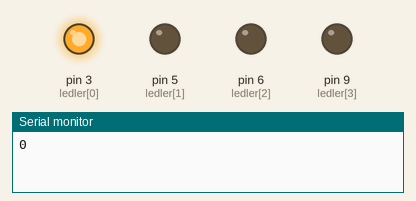
A sketch run on a simulated Arduino Uno, built with avr-gcc and run on an emulated ATmega328P. On the bench: output pins drawn as LEDs (lit = HIGH), the last lines printed to the serial monitor.

Above: at 0.15 s.
At 0.75 s:
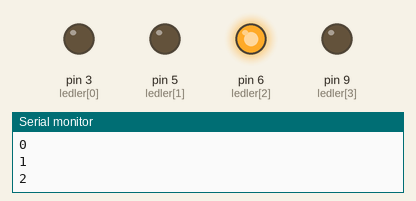
At 1.65 s:
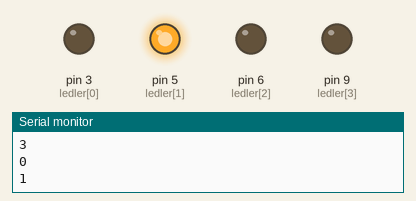
At 2.25 s:
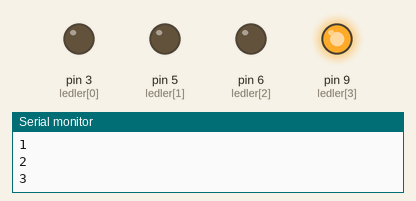
Timing chart, 0 to 3.0 s (numbered marks = the images above):
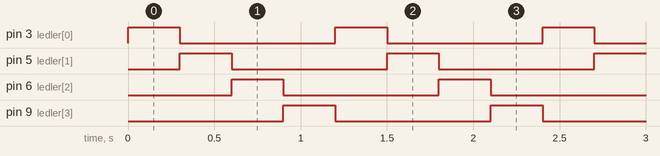

Measured:
- by itself, pin 3 (ledler[0]), pin 5 (ledler[1]), pin 6 (ledler[2]), pin 9 (ledler[3]): alternates HIGH for 0.30 s and LOW for 0.90 s
- by itself, everything shown: repeats every 1.2 s, in 5 steps

The sketch:

bozuk2_artmayanSayac.ino
```cpp
/*
  ak0199 — çözüm 2/3: artmayan sayaç

  HATA: while bloğunun içinde i'yi artıran bir satır (i++;) yok. i hep 0 kalıyor,
  koşul (i < ledSayisi) hiç yanlış olmuyor — while'dan çıkılamıyor, program
  loop()'un başına asla dönemiyor, sadece ilk LED (pin 3) sonsuza kadar yanıp
  sönüyor.

  NASIL BULUNDU: while'ın içine Serial.println(i); eklenip Seri Monitör
  izlendi — ekranda 0, 1, 2, 3 sırasıyla beklenirken sürekli 0 yazdığı görüldü.
  Sayacın hiç değişmemesi hatayı gösterdi.

  DÜZELTME: while bloğunun sonuna i++; eklendi.
*/

const int ledSayisi = 4;
const int ledler[4] = {3, 5, 6, 9};

void setup() {
  Serial.begin(9600);
  for (int j = 0; j < ledSayisi; j++) {
    pinMode(ledler[j], OUTPUT);
  }
}

void loop() {
  int i = 0;
  while (i < ledSayisi) {
    Serial.println(i); // hatayı bulmak için eklenen satır — kalabilir
    digitalWrite(ledler[i], HIGH);
    delay(300);
    digitalWrite(ledler[i], LOW);
    i++;
  }
}
```
